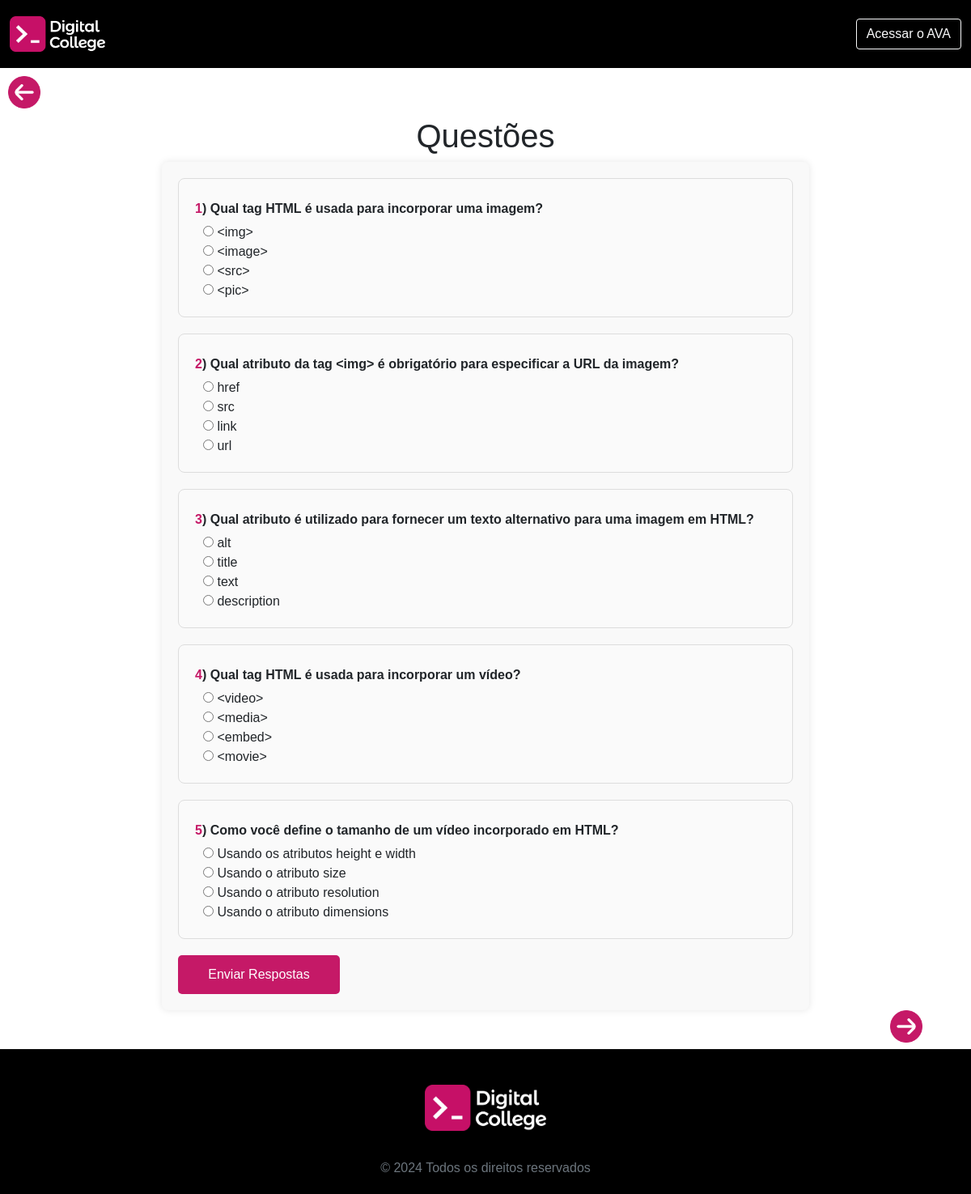
Page /questoesModulo01/unidade03.php on the committed database.
### tables this page shows
CREATE TABLE questoes(
	id INT PRIMARY KEY NOT NULL AUTO_INCREMENT,
    numero INT NOT NULL,
	enunciado VARCHAR(1255) NOT NULL,
	item_a VARCHAR(1255) NOT NULL,
	item_b VARCHAR(1255) NOT NULL,
	item_c VARCHAR(1255) NOT NULL,
	item_d VARCHAR(1255) NOT NULL,
	item_certo CHAR(1),
    unidade INT NOT NULL,
    modulo INT NOT NULL
);

### process/questoes.php (called while the page is built, shortened)
<?php
include_once('conn.php');
include_once('../layouts/header.php');
$respostasCorretas = 0;
$questoesErradas = [];
if ($_SERVER['REQUEST_METHOD'] === 'POST') {
    $respostas = $_POST;
    $totalQuestões = count($respostas);
    foreach ($respostas as $questao_id => $resposta_usuario) {
        if (strpos($questao_id, 'questao_') !== 0) {
            continue;
        }
        $id = substr($questao_id, 8);
        $sql = "SELECT item_certo, numero, item_a, item_b, item_c, item_d, enunciado FROM questoes WHERE id = ?";
        $stmt = $conn->prepare($sql);
        $stmt->bind_param('i', $id);
        $stmt->execute();
        $result = $stmt->get_result();
        if ($result->num_rows > 0) {
            $questao = $result->fetch_assoc();
            $item_certo = $questao['item_certo'];
            $numero = $questao['numero'];
            $enunciado = $questao['enunciado'];
            $respostas = [
                'A' => $questao['item_a'],
                'B' => $questao['item_b'],
                'C' => $questao['item_c'],
                'D' => $questao['item_d']
            ];
            if ($resposta_usuario === $item_certo) {
                $respostasCorretas++;
            } else {
                $questoesErradas[] = [
                    'numero' => $numero,
                    'enunciado' => $enunciado,
                    'resposta_usuario' => $respostas[$resposta_usuario],
                    'item_certo' => $respostas[$item_certo],
                    'resposta_usuario_letra' => array_search($resposta_usuario, $respostas),
                    'item_certo_letra' => array_search($item_certo, $respostas)
                ];
            }
        }
    }
    $nota = $respostasCorretas / $totalQuestões * 10;
    $mensagem = $nota > 7 ? "Parabéns, sua nota foi: " . number_format($nota, 2) : "Revise o conteúdo, sua nota foi: " . number_format($nota, 2);
    $notaClass = $nota > 7 ? 'nota-alta' : 'nota-baixa';
    echo "<div class='resultado $notaClass'>";
    echo "<h2>Resultado do Quiz</h2>";
    echo "<p>$mensagem</p>";
    echo "<p>Você acertou " . htmlspecialchars($respostasCorretas) . " de " . htmlspecialchars($totalQuestões) . " questões.</p>";
    echo "</div>";
    if (!empty($questoesErradas)) {
        echo "<div class='questoes-erradas'>";
        echo "<h3>Questões que você errou:</h3>";
        echo "<table>";
        echo "<tr><th>Número da Questão</th><th>Enunciado</th><th>Resposta Dada</th><th>Resposta Correta</th></tr>";
        foreach ($questoesErradas as $questaoErrada) {
            echo "<tr>";
            echo "<td>" . htmlspecialchars($questaoErrada['numero']) . "</td>";
            echo "<td>" . htmlspecialchars($questaoErrada['enunciado']) . "</td>";
            echo "<td>" . htmlspecialchars($questaoErrada['resposta_usuario']) . "</td>";
            echo "<td>" . htmlspecialchars($questaoErrada['item_certo']) . "</td>";
            echo "</tr>";
        }
        echo "</table>";
        echo "</div>";
    }
} else {
    $questoes_query = "SELECT id, numero, enunciado, item_a, item_b, item_c, item_d, unidade, modulo FROM questoes";
    $result = $conn->query($questoes_query);
    if ($result) {
        $questoes = $result->fetch_all(MYSQLI_ASSOC);
    } else {
        $questoes = [];
    }
}
?>

### questoesModulo01/unidade03.php (the view, shortened to what this page needs)
<?php
    include_once('../process/questoes.php');
?>
<a href="../modulo1/ApostilaHtml/introhtml.php" class="button-left"><img src="../assets/img/arrow-circle-left.png" alt="" class="left"></a>
<h1 style="text-align: center;">Questões</h1>
<form id="quizForm" method="post" action="../process/questoes.php">
    <?php foreach ($questoes as $questao): ?>
        <?php if ($questao["modulo"] == 1): ?>
            <?php if ($questao["unidade"] == 3): ?>
            <div class="question">
                <p><strong class="nQuestion"><?php echo $questao['numero'] ?></strong><strong>) </strong><strong><?php echo htmlspecialchars($questao["enunciado"]); ?></strong></p>
                <div class="options">
                    <label><input type="radio" name="questao_<?php echo $questao["id"]; ?>" value="A"> <?php echo htmlspecialchars($questao["item_a"]); ?></label>
                    <br>
                    <label><input type="radio" name="questao_<?php echo $questao["id"]; ?>" value="B"> <?php echo htmlspecialchars($questao["item_b"]); ?></label>
                    <br>
                    <label><input type="radio" name="questao_<?php echo $questao["id"]; ?>" value="C"> <?php echo htmlspecialchars($questao["item_c"]); ?></label>
                    <br>
                    <label><input type="radio" name="questao_<?php echo $questao["id"]; ?>" value="D"> <?php echo htmlspecialchars($questao["item_d"]); ?></label>
                    <br>
                </div>
            </div>
            <?php endif; ?>
        <?php endif; ?>
    <?php endforeach; ?>
    <button type="submit">Enviar Respostas</button>
</form>
<a href="../../questoesModulo01/unidade01.php" class="button-prox"><img src="../../assets/img/arrow-circle-right (1).png" alt="" class="next"></a>
<br><br>
<?php include('../layouts/footer.php') ?>

### assets/css/estilo.css (style rules this page uses)
*, *::before, *::after { box-sizing: border-box; margin: 0; padding: 0%; }
:root { --FonteMontserrat: 'Montserrat', sans-serif !important; --CorDC01: #C61067; --CorDC02: #623CEA; --CorDC03: #F9E784; --CorDC04: #02394A; --CorDC05: #0B39B4; --CorPreta: #000000; --CorBranca: #FFF; --CorTopico: var(--CorDC01); --CorSubtopico: var(--CorDC04); --CorApresentacao: #623CEA; --CorImportante: #ff0000; --CorImportanteClaro: #ffe2d7; --CorFiqueAtento: #f1a923; --CorFiqueAtentoClaro: #fdefd4; --CorReflita: #65d1e7; --CorReflitaClaro: #d7f8ff; --CorExemplo: #32e1d9; --CorExemploClaro: #d7ffdd; --CorSaibaMais: #36a5b1; --CorSaibaMaisClaro: #d6fbff; --CorCuriosidade: #435266; --CorCuriosidadeClaro: #d3e5fd; --CorResumo: #c79d60; --CorResumoClaro: #fdecd3; }
* { font-family: var(--FonteMontserrat); font-weight: light; }
#quizForm { width: 80%; max-width: 800px; margin: 0 auto; padding: 20px; background-color: #f9f9f9; border-radius: 8px; box-shadow: 0 0 10px rgba(0, 0, 0, 0.1); }
.question { margin-bottom: 20px; padding: 15px; border: 1px solid #ddd; border-radius: 8px; background-color: #fff; }
.question p { margin: 5px 0; }
.question label { margin-left: 10px; }
button { background-color: #007bff; color: #fff; border: none; padding: 10px 20px; border-radius: 5px; cursor: pointer; font-size: 16px; }
.nQuestion { color: #c51967; }
button { background-color:#c51967; color: #fff; padding: 12px 25px; border-radius: 5px; cursor: pointer; display: block; width: 100%; max-width: 200px; transition: 0.3s; }
.question { margin-bottom: 20px; padding: 20px; border: 1px solid #ddd; border-radius: 8px; background-color: #fafafa; transition: border-color 0.3s ease; }
.button-prox { position: absolute; cursor: pointer; display: block; width: 100px; height: auto; text-decoration: none; transition: 0.3s; right: 0; }
.next { width:40px ; }
.left { width:40px ; }
.button-left { padding: 10px; cursor: pointer; display: block; width: 100px; height: auto; text-decoration: none; transition: 0.3s; right: 0; }
a { text-decoration: none; color: #c51967; }

### rows in the picture
questoes: numero "1", enunciado "Qual tag HTML é usada para incorporar uma imagem?", item_a "<img>", item_b "<image>", item_c "<src>", item_d "<pic>"
questoes: numero "2", enunciado "Qual atributo da tag <img> é obrigatório para especificar a URL da imagem?", item_a "href", item_b "src", item_c "link", item_d "url"
questoes: numero "3", enunciado "Qual atributo é utilizado para fornecer um texto alternativo para uma imagem em HTML?", item_a "alt", item_b "title", item_c "text", item_d "description"
questoes: numero "4", enunciado "Qual tag HTML é usada para incorporar um vídeo?", item_a "<video>", item_b "<media>", item_c "<embed>", item_d "<movie>"
questoes: numero "5", enunciado "Como você define o tamanho de um vídeo incorporado em HTML?", item_a "Usando os atributos height e width", item_b "Usando o atributo size", item_c "Usando o atributo resolution", item_d "Usando o atributo dimensions"
